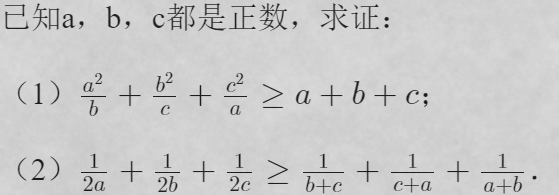
#> input picture Data/Test_Sample_50/images/000ea459-6643-4562-a7cb-f5f1d34208de.png, 559 x 195 px, found by its file name; its folder holds only this picture in this run
$ python Images_Binarization+CLAHE+Morphological+Laplaciou.py
#> lines starting #> are read from the running program, lines starting #| are printed output that depends on the picture
#> further down, original_img is the input picture: shape (195, 559, 3); min 24, max 220, mean 203.2
import cv2
import os
import numpy as np

# ===================== 配置参数（直接指定输入/输出为同一images目录） =====================
# 输入/输出均为该目录，处理后的图片直接覆盖？→ 若不想覆盖，可注释下方行，取消注释下下行
output_dir = "data/train_laplaciou3998/images"  # 最终结果直接保存到该目录（无额外子目录）
# output_dir = "data/train_laplaciou3998/images_processed"  # 可选：单独目录但无嵌套，避免覆盖原图

input_dir = "data/train_white3998/images"  # 原图目录

# 新增：固定输出图片尺寸（和第二份代码保持一致）
TARGET_HEIGHT = 622
TARGET_WIDTH = 2052

# 二值化参数（适配白底/灰底+黑字）
fixed_threshold = 190
contrast_alpha = 1.5
contrast_beta = -50
# CLAHE参数
clahe_clip_limit = 1.0
clahe_grid_size = (16, 16)
# 形态学参数
open_kernel = cv2.getStructuringElement(cv2.MORPH_RECT, (1, 1))
close_kernel = cv2.getStructuringElement(cv2.MORPH_RECT, (1, 1))
# 锐化参数
laplacian_kernel = np.array([[0, -1, 0],  [-1, 5, -1], [0, -1, 0]])
# 叠加参数调整：增加锐化图的权重
sharpen_weight = 0.5  # 锐化图占50%，形态学原图占50%

# ===================== 强制创建输出目录（确保存在） =====================
os.makedirs(output_dir, exist_ok=True)
print(f"已确认/创建输出目录：{output_dir}")

# ===================== 查找图片 =====================
image_files = [f for f in os.listdir(input_dir)
               if f.lower().endswith(('.png', '.jpg', '.jpeg', '.bmp', '.tiff'))]
if not image_files:
    print("原图目录中无图片！")
    exit()

# ===================== 核心函数 =====================
def binary_white_bg_fixed(image):
    gray = cv2.cvtColor(image, cv2.COLOR_BGR2GRAY)
    gray_enhanced = cv2.convertScaleAbs(gray, alpha=contrast_alpha, beta=contrast_beta)
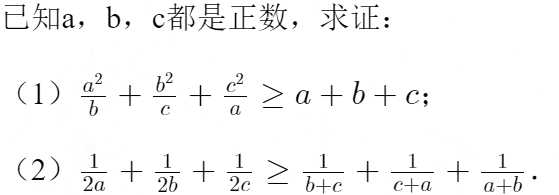
#> gray_enhanced: shape (195, 559); min 0, max 255, mean 246.9
    _, binary = cv2.threshold(gray_enhanced, fixed_threshold, 255, cv2.THRESH_BINARY)
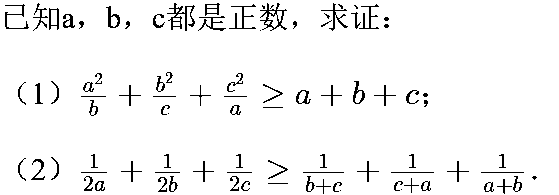
#> binary: shape (195, 559); 95.7% white; black in thin lines or dots
    binary_clean = cv2.morphologyEx(binary, cv2.MORPH_OPEN, cv2.getStructuringElement(cv2.MORPH_RECT, (1,1)))
    return cv2.cvtColor(binary_clean, cv2.COLOR_GRAY2BGR)
#> returned value: shape (195, 559, 3); 95.7% white; black in thin lines or dots

def clahe_white_bg(image):
    gray = cv2.cvtColor(image, cv2.COLOR_BGR2GRAY)
    clahe = cv2.createCLAHE(clipLimit=clahe_clip_limit, tileGridSize=clahe_grid_size)
    clahe_gray = clahe.apply(gray)
    return cv2.cvtColor(clahe_gray, cv2.COLOR_GRAY2BGR)

def morphology_post_process(image):
    gray = cv2.cvtColor(image, cv2.COLOR_BGR2GRAY)
    open_img = cv2.morphologyEx(gray, cv2.MORPH_OPEN, open_kernel, iterations=1)
    close_img = cv2.morphologyEx(open_img, cv2.MORPH_CLOSE, close_kernel, iterations=1)
    return cv2.cvtColor(close_img, cv2.COLOR_GRAY2BGR)

def laplacian_sharpen(image):
    sharpened = cv2.filter2D(image, -1, laplacian_kernel)
    return sharpened

def blend_images(sharp_img, base_img):
    return cv2.addWeighted(sharp_img, sharpen_weight, base_img, 1 - sharpen_weight, 0)

# ===================== 批量处理（仅保存最终结果到指定images目录） =====================
for i, file in enumerate(image_files):
    # 确保文件名编码正确（Windows下用gbk，Linux/mac用utf-8）
    try:
        file = file.encode('utf-8').decode('gbk')  # 适配Windows中文文件名
    except:
        pass

    img_path = os.path.join(input_dir, file)
    original_img = cv2.imread(img_path)
    if original_img is None:
        print(f"❌ 跳过无法读取的图片：{file}")
        continue

    # 步骤1：二值化
    binary_img = binary_white_bg_fixed(original_img)

    # 步骤2：CLAHE增强
    clahe_img = clahe_white_bg(binary_img)

    # 步骤3：形态学处理
    morph_img = morphology_post_process(clahe_img)

    # 步骤4：拉普拉斯锐化
    sharpen_img = laplacian_sharpen(morph_img)

    # 步骤5：最终叠加
    final_img = blend_images(sharpen_img, morph_img)
    final_save_path = os.path.join(output_dir, file)  # 直接拼接输出目录+原文件名
    cv2.imwrite(final_save_path, final_img)
    print(f"✅ 第{i + 1}张处理完成：{file} → 保存至 {final_save_path}")

# 输出最终结果目录
print(f"\n所有处理后的图片已保存至：{output_dir}（无额外子目录）")

$ run again, on Data/Test_Sample_50/images/00a474c5-18b1-4668-bfe6-43832064b7a5.png
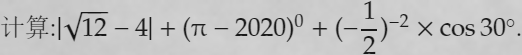
#> input picture Data/Test_Sample_50/images/00a474c5-18b1-4668-bfe6-43832064b7a5.png, 522 x 55 px, found by its file name
#> original_img is the input picture: shape (55, 522, 3); min 20, max 211, mean 193.2
#> in binary_white_bg_fixed, `gray_enhanced = cv2.convertScaleAbs(gray, alpha=contrast_alpha, beta=c..`:
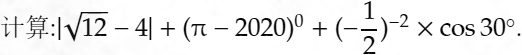
#> gray_enhanced: shape (55, 522); min 0, max 255, mean 238.5
#> in binary_white_bg_fixed, `_, binary = cv2.threshold(gray_enhanced, fixed_threshold, 255, cv2.THR..`:
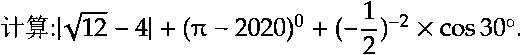
#> binary: shape (55, 522); 91.8% white; black in thin lines or dots
